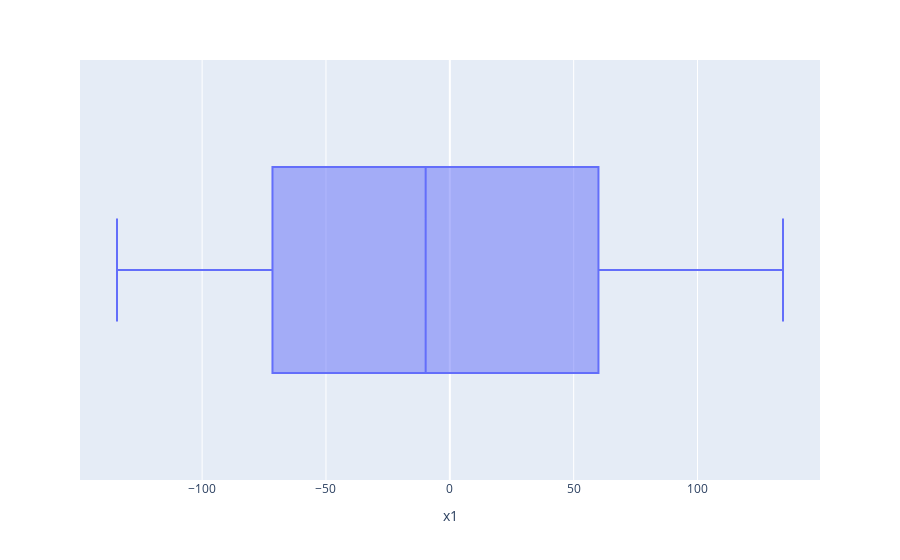

The code cell stored with this chart in its notebook:
### Code cell
px.box(data,'x1')

### Figure 1 — Plotly figure (JSON) as saved in the notebook; plotly's stock layout.template omitted (floating-point values rounded to 4 significant figures; data arrays with more than 128 entries replaced by an {"elided": "..."} marker saying what was removed)
{"data": [{"alignmentgroup": "True", "hovertemplate": "x1=%{x}<extra></extra>", "legendgroup": "", "marker": {"color": "#636efa"}, "name": "", "notched": false, "offsetgroup": "", "orientation": "h", "showlegend": false, "type": "box", "x": {"elided": "2219 float values"}, "x0": " ", "xaxis": "x", "y0": " ", "yaxis": "y"}], "layout": {"boxmode": "group", "legend": {"tracegroupgap": 0}, "margin": {"t": 60}, "xaxis": {"anchor": "y", "domain": [0, 1], "title": {"text": "x1"}}, "yaxis": {"anchor": "x", "domain": [0, 1]}}}
